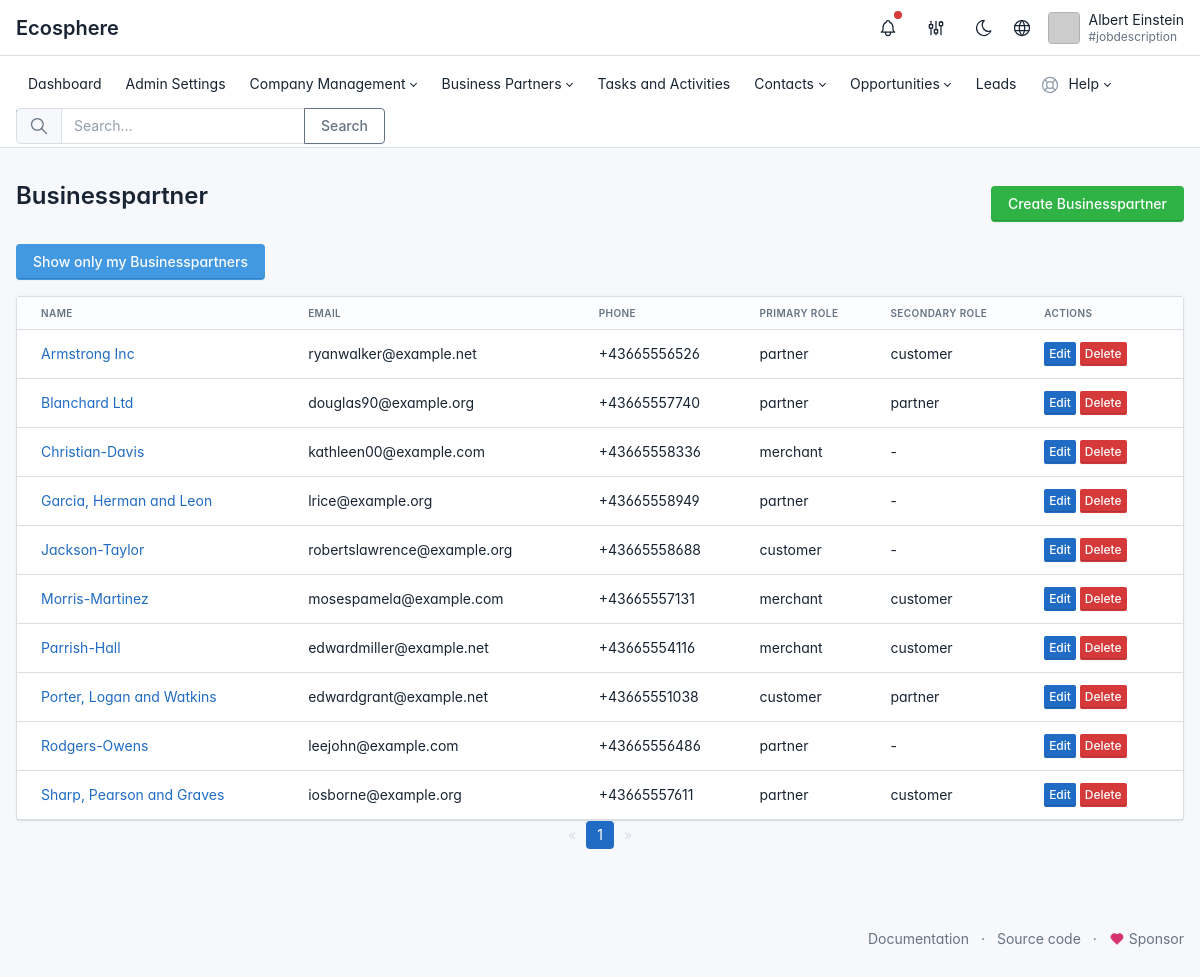
Screenshot of /en/businesspartner/ (signed in) with the database file from the repository.
### apps/business_partner/models.py (models this page shows, shortened)
class BusinessPartner(models.Model):
    INDUSTRY_CHOICES = [
        ('Manufacturing', 'Manufacturing'),
        ('Retail', 'Retail'),
        ('Healthcare', 'Healthcare'),
        ('Technology', 'Technology'),
        ('Finance', 'Finance'),
        ('Education', 'Education'),
        ('Construction', 'Construction'),
        ('Transportation', 'Transportation'),
        ('Agriculture', 'Agriculture'),
        ('Energy', 'Energy'),
    ]
    PRIMARY_ROLE_CHOICES = [
        ('customer', 'Customer'),
        ('merchant', 'Merchant'),
        ('partner', 'Partner'),
    ]
    SECONDARY_ROLE_CHOICES = [
        ('customer', 'Customer'),
        ('merchant', 'Merchant'),
        ('partner', 'Partner'),
        ('-', '-'),
    ]
    name = models.CharField(max_length=100, default='')
    name2 = models.CharField(max_length=100, default='')
    vat = models.CharField(max_length=100, default='')
    email = models.EmailField(max_length=100, default='')
    phone = models.CharField(max_length=20, default='')
    country = models.CharField(max_length=100, default='')
    state = models.CharField(max_length=100, default='')
    postcode = models.CharField(max_length=20, default='')
    city = models.CharField(max_length=100, default='')
    street_name = models.CharField(max_length=200, default='')
    street_number = models.CharField(max_length=20, default='')
    industry = models.CharField(max_length=200, choices=INDUSTRY_CHOICES, default=INDUSTRY_CHOICES[0][0])
    primary_role = models.CharField(max_length=100, choices=PRIMARY_ROLE_CHOICES, default=PRIMARY_ROLE_CHOICES[0][0])
    secondary_role = models.CharField(max_length=100, choices=SECONDARY_ROLE_CHOICES, default=SECONDARY_ROLE_CHOICES[0][0])
    created_at = models.DateTimeField(auto_now_add=True)
    updated_at = models.DateTimeField(auto_now=True)
    user = models.ForeignKey(User, on_delete=models.CASCADE, related_name='customers', null=True)
    contact = models.ForeignKey('contact.Contact', on_delete=models.SET_NULL, null=True, blank=True)

### apps/business_partner/views.py (the view)
# urls.py: path('businesspartner/', views.businesspartner_list, name='businesspartner_list'),
@login_required
def businesspartner_list(request):
    show_all = str(request.session.get('show_all', False)).lower()
    if 'show_all' in request.GET:
        show_all = str(request.GET.get('show_all', 'false')).lower() == 'true'
        request.session['show_all'] = show_all
    if show_all:
        businesspartner = BusinessPartner.objects.all().order_by('name')  # Order by name
    else:
        businesspartner = BusinessPartner.objects.filter(user=request.user).order_by('name')  # Order by name
    paginator = Paginator(businesspartner, 10)  # Show 10 businesspartner per page
    page_number = request.GET.get('page')
    page_obj = paginator.get_page(page_number)
    return render(request, 'apps/business_partner/businesspartner_list.html', {'page_obj': page_obj, 'show_all': show_all})

### templates/apps/business_partner/businesspartner_list.html (shortened to what this page needs)
{% extends 'base.html' %}
{% load i18n %}
{% block content %}
<div class="container py-5">
    <div class="d-flex justify-content-between align-items-center mb-3">
        <h1>{% trans "Businesspartner" %}</h1>
        <a href="{% url 'business_partner:businesspartner_create' %}" class="btn btn-green">
             {% trans "Create Businesspartner" %}
        </a>
    </div>
  <div class="mb-3">
    {% if show_all %}
        <a href="?show_all=false" class="btn btn-info">{% trans "Show only my Businesspartners" %}</a>
    {% else %}
        <a href="?show_all=true" class="btn btn-warning">{% trans "Show All Businesspartners" %}</a>
    {% endif %}
    </div>
    <div class="card">
        <table class="table card-table table-vcenter">
            <thead>
                <tr>
                    <th>{% trans "Name" %}</th>
                    <th>{% trans "Email" %}</th>
                    <th>{% trans "Phone" %}</th>
                    <th>Primary Role</th>
                    <th>Secondary Role</th>
                    <th>{% trans "Actions" %}</th>
                </tr>
            </thead>
            <tbody>
                {% for businesspartner in page_obj %}
                <tr>
                    <td><a href="{% url 'business_partner:businesspartner_detail' businesspartner.id %}">{{ businesspartner.name }}</a></td>
                    <td>{{ businesspartner.email }}</td>
                    <td>{{ businesspartner.phone }}</td>
                    <td>{{ businesspartner.primary_role }}</td>
                    <td>{{ businesspartner.secondary_role }}</td>
                    <td>
                        <a href="{% url 'business_partner:businesspartner_update' businesspartner.id %}" class="btn btn-primary btn-sm">{% trans "Edit" %}</a>
                        <a href="{% url 'business_partner:businesspartner_delete' businesspartner.id %}" class="btn btn-danger btn-sm">{% trans "Delete" %}</a>
                    </td>
                </tr>
                {% empty %}
                    <tr>
                        <td colspan="6">{% trans "No Businesspartner found." %}</td>
                    </tr>
                {% endfor %}
            </tbody>
        </table>
    </div>
        <nav aria-label="Page navigation">
    <ul class="pagination justify-content-center">
        {% if page_obj.has_previous %}
        <li class="page-item">
            <a class="page-link" href="?page=1&show_all={{ show_all }}" aria-label="First">
                <span aria-hidden="true">&laquo;</span>
            </a>
        </li>
        {% else %}
        <li class="page-item disabled">
            <a class="page-link" href="#" aria-label="First">
                <span aria-hidden="true">&laquo;</span>
            </a>
        </li>
        {% endif %}
        {% for i in page_obj.paginator.page_range %}
        {% if page_obj.number == i %}
        <li class="page-item active"><a class="page-link" href="#">{{ i }}</a></li>
        {% else %}
        <li class="page-item"><a class="page-link" href="?page={{ i }}&show_all={{ show_all }}">{{ i }}</a></li>
        {% endif %}
        {% endfor %}
        {% if page_obj.has_next %}
        <li class="page-item">
            <a class="page-link" href="?page={{ page_obj.next_page_number }}&show_all={{ show_all }}" aria-label="Next">
                <span aria-hidden="true">&raquo;</span>
            </a>
        </li>
        {% else %}
        <li class="page-item disabled">
            <a class="page-link" href="#" aria-label="Next">
                <span aria-hidden="true">&raquo;</span>
            </a>
        </li>
        {% endif %}
    </ul>
</nav>
</div>
{% endblock %}

### templates/navigation.html (shortened to what this page needs)
{% load i18n %}
<header class="navbar navbar-expand-md d-print-none">
  <div class="container-xl">
    <h1 class="navbar-brand navbar-brand-autodark d-none-navbar-horizontal pe-0 pe-md-3" width="110" height="32">
      <a href="{% url 'crm:dashboard' %}">{% trans "Ecosphere" %}</a>
    </h1>
    <div class="navbar-nav flex-row order-md-last">
      <div class="d-none d-md-flex">
        <div class="nav-item dropdown d-none d-md-flex me-3">
          <a href="#" class="nav-link px-0" data-bs-toggle="dropdown" tabindex="-1"
            aria-label="{% trans 'Show notifications' %}" title="{% trans 'Show notifications' %}">
            <span class="badge bg-red"></span>
          </a>
        </div>
        <div class="nav-item nav-item-icon dropdown">
          <a href="#" class="nav-link d-flex lh-1 text-reset p-0" data-bs-toggle="dropdown"
            aria-label="{% trans 'Open user menu' %}" title="{% trans 'Open user menu' %}">
            </a>
        </div>
        <div class="nav-item">
          <a href="#" onclick="window.cycleTheme()" class="nav-link hide-theme-dark" title="{% trans 'Switch to dark mode' %}">
          </a>
        </div>
        <div class="nav-item nav-item-icon dropdown">
          <a href="#" class="nav-link px-0" id="dropdownElement" data-bs-toggle="dropdown" aria-label="Language"
            title="{% trans 'Change Language' %}">
          </a>
        </div>
        <div class="nav-item">
          <a href="{% url 'accounts:profile' %}" class="nav-link d-flex lh-1 text-reset p-0">
            {% if user.profile.profile_picture %}
            <span class="avatar avatar-sm"
              style="background-image: url('{{ user.profile.profile_picture.url }}');"></span>
            <div class="d-none d-xl-block ps-2">
              <div>{{ user.first_name }} {{ user.last_name }}</div>
              <div class="mt-1 small text-muted">#jobdescription</div>
            </div>
            {% else %}
            <span class="avatar avatar-sm" style="background-image: url(https://via.placeholder.com/150)"></span>
            <div class="d-none d-xl-block ps-2">
              <div>{{ user.first_name }} {{ user.last_name }}</div>
              <div class="mt-1 small text-muted">#jobdescription</div>
            </div>
            {% endif %}
          </a>
        </div>
      </div>
</header>
<header class="navbar-expand-md">
  <div class="collapse navbar-collapse" id="navbar-menu">
    <div class="navbar">
      <div class="container-xl">
        <ul class="navbar-nav">
          <li class="nav-item active">
            <a class="nav-link" href="{% url 'crm:dashboard' %}">
              <span class="nav-link-title ">
                {% trans "Dashboard" %}
              </span>
            </a>
          </li>
          {% if request.user.is_staff %}
          <li class="nav-item">
            <a class="nav-link" href="{% url 'admin:index' %}">
              <span class="nav-link-title">
                {% trans "Admin Settings" %}
              </span>
            </a>
          </li>
          {% endif %}
          {% if request.user.is_staff or perms.contact.change_contact%}
          <li class="nav-item dropdown">
            <a class="nav-link dropdown-toggle" href="#navbar-extra" data-bs-toggle="dropdown"
              data-bs-auto-close="outside" role="button" aria-expanded="false">
              <span class="nav-link-title">
                {% trans "Company Management" %}
              </span>
            </a>
          </li>
          {% endif %}
          <li class="nav-item dropdown">
            <a class="nav-link dropdown-toggle" href="#navbar-base" data-bs-toggle="dropdown"
              data-bs-auto-close="outside" role="button" aria-expanded="false">
              <span class="nav-link-title">
                {% trans "Business Partners" %}
              </span>
            </a>
          </li>
          <li class="nav-item">
            <a class="nav-link" href="{% url 'tasks:task_list' %}">
              <span class="nav-link-title">
                {% trans "Tasks and Activities" %}
              </span>
            </a>
          </li>
          <li class="nav-item dropdown">
            <a class="nav-link dropdown-toggle" href="#navbar-extra" data-bs-toggle="dropdown"
              data-bs-auto-close="outside" role="button" aria-expanded="false">
              <span class="nav-link-title">
                {% trans "Contacts" %}
              </span>
            </a>
          </li>
          <li class="nav-item dropdown">
            <a class="nav-link dropdown-toggle" href="#navbar-layout" data-bs-toggle="dropdown"
              data-bs-auto-close="outside" role="button" aria-expanded="false">
              <span class="nav-link-title">
                {% trans "Opportunities" %}
              </span>
            </a>
          </li>
          <li class="nav-item">
            <a class="nav-link" href="{% url 'crm:lead_list' %}">
              <span class="nav-link-title">
                {% trans "Leads" %}
              </span>
            </a>
          </li>
          <li class="nav-item dropdown">
            <a class="nav-link dropdown-toggle" href="#navbar-help" data-bs-toggle="dropdown"
              data-bs-auto-close="outside" role="button" aria-expanded="false">
              <span
                class="nav-link-icon d-md-none d-lg-inline-block">
              </span>
              <span class="nav-link-title">
                {% trans "Help" %}
              </span>
            </a>
          </li>
        </ul>
        <div class="my-2 my-md-0 flex-grow-1 flex-md-grow-0 order-first order-md-last">
          <form id="search-form" action="{% url 'search:search' %}" method="get" autocomplete="on" novalidate>
            <div class="input-group">
              <span class="input-group-text">
              </span>
              <input id="search-input" type="text" name="q" value="" class="form-control" placeholder="{% trans "Search..." %}" aria-label="{% trans "Search the website" %}">
              <button class="btn btn-outline-secondary" type="submit">{% trans "Search" %}</button>
            </div>
          </form>
        </div>
      </div>
    </div>
  </div>
</header>

### static/css/ui/ecosphere.css (style rules this page uses)
.nav-item-icon { margin-right: 10px; }
.nav-link svg { vertical-align: middle; height: 22px; width: 22; }

### templates/base.html (style rules this page uses)
:root { --tblr-font-sans-serif: 'Inter Var', -apple-system, BlinkMacSystemFont, San Francisco, Segoe UI, Roboto, Helvetica Neue, sans-serif; }
body { font-feature-settings: "cv03", "cv04", "cv11"; }

### rows the page displays
BusinessPartner: name "Armstrong Inc", email "ryanwalker@example.net", phone "+43665556526", primary_role "partner", secondary_role "customer"
BusinessPartner: name "Blanchard Ltd", email "douglas90@example.org", phone "+43665557740", primary_role "partner", secondary_role "partner"
BusinessPartner: name "Christian-Davis", email "kathleen00@example.com", phone "+43665558336", primary_role "merchant", secondary_role "-"
BusinessPartner: name "Garcia, Herman and Leon", email "lrice@example.org", phone "+43665558949", primary_role "partner", secondary_role "-"
BusinessPartner: name "Jackson-Taylor", email "robertslawrence@example.org", phone "+43665558688", primary_role "customer", secondary_role "-"
BusinessPartner: name "Morris-Martinez", email "mosespamela@example.com", phone "+43665557131", primary_role "merchant", secondary_role "customer"
BusinessPartner: name "Parrish-Hall", email "edwardmiller@example.net", phone "+43665554116", primary_role "merchant", secondary_role "customer"
BusinessPartner: name "Porter, Logan and Watkins", email "edwardgrant@example.net", phone "+43665551038", primary_role "customer", secondary_role "partner"
BusinessPartner: name "Rodgers-Owens", email "leejohn@example.com", phone "+43665556486", primary_role "partner", secondary_role "-"
BusinessPartner: name "Sharp, Pearson and Graves", email "iosborne@example.org", phone "+43665557611", primary_role "partner", secondary_role "customer"

### other values shown
{{ user.first_name }} "Albert"
{{ user.last_name }} "Einstein"
{{ i }} "1"
